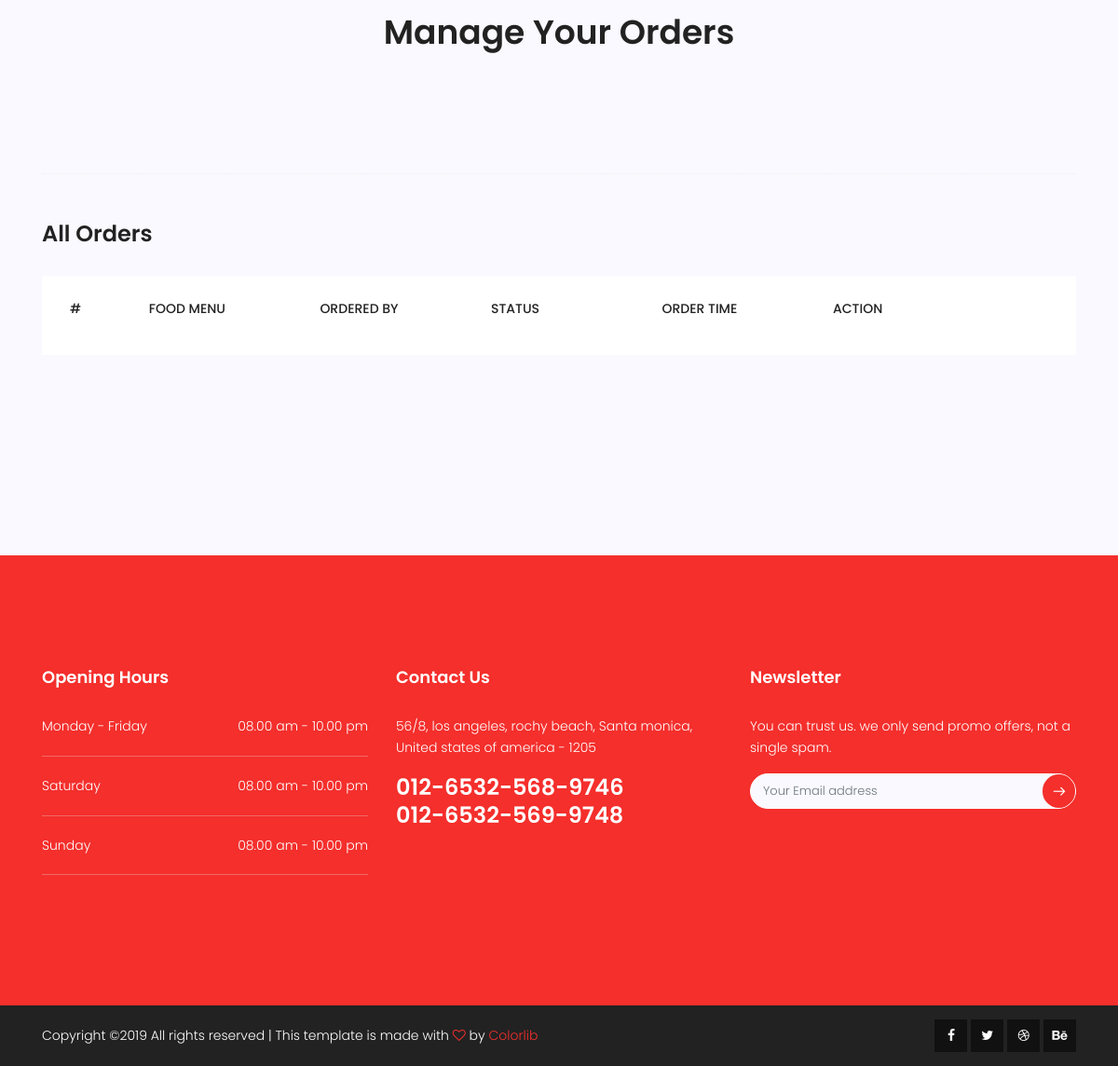
Page /orders/admin-orders/ (signed in, lower part) on the earlier database version.
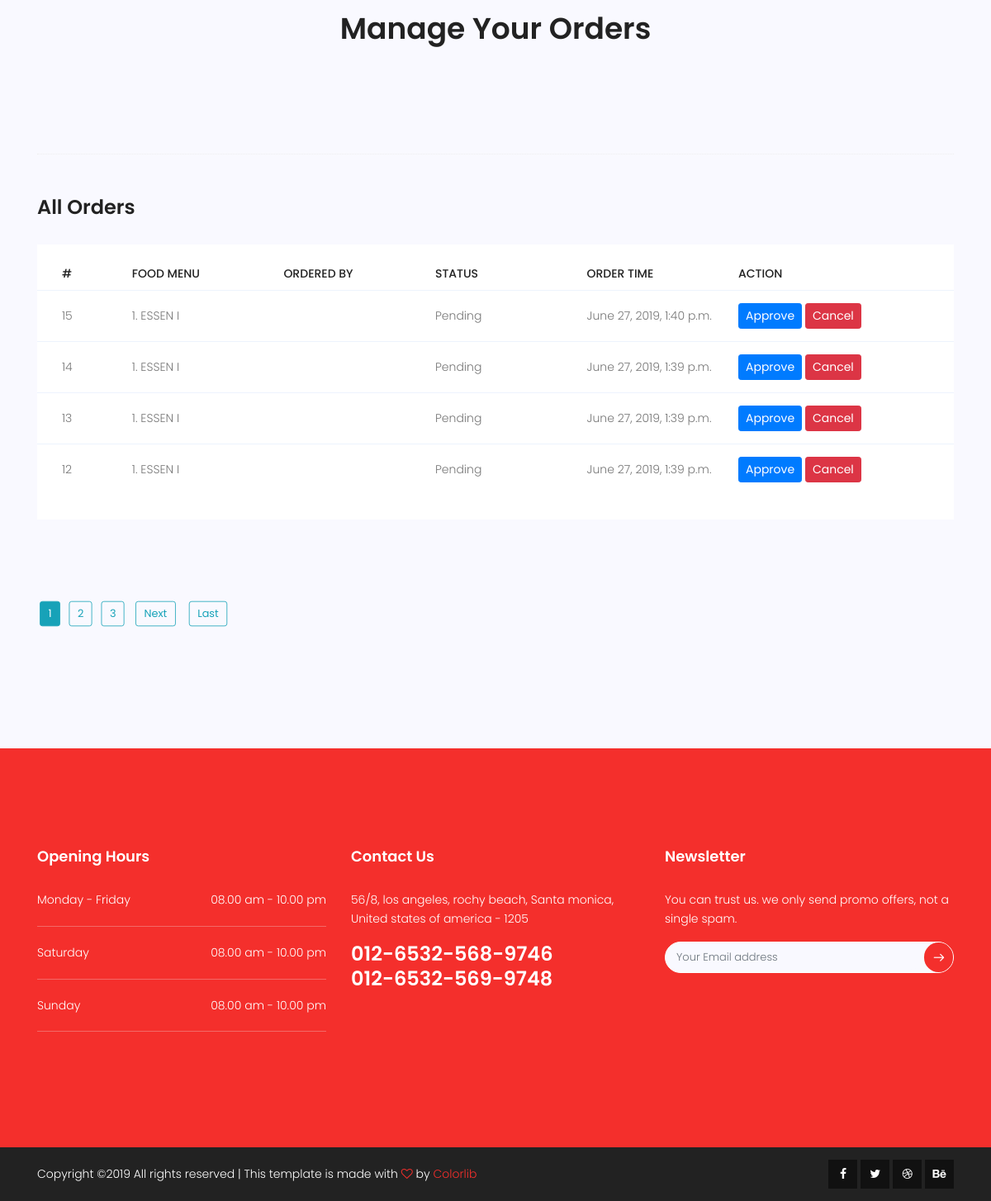
Same page on the later database version.
### orders/models.py (models this page shows)
class Order(models.Model):
    customer  = models.ForeignKey(Customer, on_delete = models.CASCADE)
    menu      = models.ManyToManyField(Menu)
    status    = models.CharField(max_length=120, choices=STATUS_CHOICES, default="Pending")
    timestamp = models.DateTimeField(auto_now_add=True, auto_now=False)
    update    = models.DateTimeField(auto_now_add=False, auto_now=True)

### menus/models.py (models this page shows, shortened)
class Menu(models.Model):
    title           = models.CharField(max_length=50)
    description     = models.TextField(null=True, blank=True)
    category        = models.CharField(max_length=120, choices=CATEGORY_CHOICES)
    status          = models.CharField(max_length=120, choices=STATUS_CHOICES, default="Not Available")
    calories        = models.DecimalField(max_digits=100, decimal_places=2, default=0.00)
    price_student   = models.DecimalField(max_digits=100, decimal_places=2, default=0.00)
    price_guest     = models.DecimalField(max_digits=100, decimal_places=2, default=0.00)
    price_attendant = models.DecimalField(max_digits=100, decimal_places=2, default=0.00)
    day             = models.DateField()
    slug            = models.SlugField(unique=True)
    quantity        = models.IntegerField(default=0)
    timestamp       = models.DateTimeField(auto_now_add=True, auto_now=False)
    update          = models.DateTimeField(auto_now_add=False, auto_now=True)

### orders/views.py (the view)
# urls.py: path('admin-orders/', views.AllOrdersView.as_view(), name="admin-orders"),
class AllOrdersView(LoginRequiredMixin, ListView):
    template_name = "admin_temp/order/orders.html"
    model = Order
    ordering = ['-timestamp']
    paginate_by = 4
    def get_queryset(self):
        query_set = super().get_queryset()
        return query_set.select_related('customer')

### templates/admin_temp/order/orders.html (shortened to what this page needs)
{% extends '../base.html' %}
{% block content %}
<section class="menu-area section-gap" id="menu">
        <div class="container">
            <div class="row d-flex justify-content-center">
                <div class="menu-content pb-70 col-lg-8">
                    <div class="title text-center">
                        <h1 class="mb-10">Manage Your Orders</h1>
                    </div>
                </div>
            </div>
            <div class="filters-content">
                <div class="row grid">
                    <div class="col-md-12 all">
                        <div class="section-top-border">
                            <h3 class="mb-30">All Orders</h3>
                            <div class="progress-table-wrap">
                                <div class="progress-table">
                                    <div class="table-head">
                                        <div class="serial">#</div>
                                        <div class="visit">Food Menu</div>
                                        <div class="visit">Ordered By</div>
                                        <div class="visit">Status</div>
                                        <div class="visit">Order Time</div>
                                        <div class="country">Action</div>
                                    </div>
                                    {% for order in object_list %}
                                    <div class="table-row">
                                        <div class="serial">{{ order.id }}</div>
                                        <div class="visit">
                                            {% for item in order.menu.all %}
                                               {{forloop.counter}}. {{ item.title }}<br>
                                            {% endfor %}
                                        </div>
                                        <div class="visit">{{ order.customer.user.username }}</div>
                                        <div class="visit">{{ order.status }}</div>
                                        <div class="visit">{{ order.timestamp }}</div>
                                        <div class="country">
                                            <form action="{% url 'orders:order-action' order.id %}" method="post">
                                                {% if order.status == 'Pending' %}
                                                <input type="submit" name="action" value="Approve" class="btn btn-primary btn-sm" />
                                                <input type="submit" name="action" value="Cancel" class="btn btn-danger btn-sm" />
                                                {% elif order.status == 'Aproved' %}
                                                <input type="submit" name="action" value="Cancel" class="btn btn-danger btn-sm" />
                                                {% endif %}
                                            </form>
                                        </div>
                                    </div>
                                    {% endfor %}
                                </div>
                            </div>
                        </div>
                    </div>
                </div>
            </div>
            <br /><br />
            {% if is_paginated %}
                {% for num in page_obj.paginator.page_range %}
                    {% if page_obj.number == num %}
                        <a class="btn btn-info mb-4" href="?page={{ num }}">{{ num }}</a>
                    {% elif num > page_obj.number|add:'-3' and num < page_obj.number|add:'3' %}
                        <a class="btn btn-outline-info mb-4" href="?page={{ num }}">{{ num }}</a>
                    {% endif %}
                {% endfor %}
                {% if page_obj.has_next %}
                    <a class="btn btn-outline-info mb-4" href="?page={{ page_obj.next_page_number }}">Next</a>
                    <a class="btn btn-outline-info mb-4" href="?page={{ page_obj.paginator.num_pages }}">Last</a>
                {% endif %}
            {% endif %}
        </div>
    </section>
{% endblock %}

### templates/admin_temp/base.html (shortened to what this page needs)
{% load static %}
<!DOCTYPE html>
	<html lang="zxx" class="no-js">
	<head>
        <link rel="stylesheet" href="https://cdnjs.cloudflare.com/ajax/libs/font-awesome/4.7.0/css/font-awesome.min.css">
        <link rel="stylesheet" href="{% static 'css/linearicons.css' %}">
        <link rel="stylesheet" href="{% static 'css/font-awesome.min.css' %}">
        <link rel="stylesheet" href="{% static 'css/bootstrap.css' %}">
        <link rel="stylesheet" href="{% static 'css/magnific-popup.css' %}">
        <link rel="stylesheet" href="{% static 'css/jquery-ui.css' %}">
        <link rel="stylesheet" href="{% static 'css/nice-select.css' %}">
        <link rel="stylesheet" href="{% static 'css/animate.min.css' %}">
        <link rel="stylesheet" href="{% static 'css/owl.carousel.css' %}">
        <link rel="stylesheet" href="{% static 'css/main.css' %}">
	</head>
	<body>
        {% block content %}
        {% endblock %}
        {% include './common/footer.html' %}
    </body>
    </html>

### templates/admin_temp/common/footer.html (shortened to what this page needs)
<footer class="footer-area">
    <div class="footer-widget-wrap">
        <div class="container">
            <div class="row section-gap">
                <div class="col-lg-4  col-md-6 col-sm-6">
                    <div class="single-footer-widget">
                        <h4>Opening Hours</h4>
                        <ul class="hr-list">
                            <li class="d-flex justify-content-between">
                                <span>Monday - Friday</span> <span>08.00 am - 10.00 pm</span>
                            </li>
                            <li class="d-flex justify-content-between">
                                <span>Saturday</span> <span>08.00 am - 10.00 pm</span>
                            </li>
                            <li class="d-flex justify-content-between">
                                <span>Sunday</span> <span>08.00 am - 10.00 pm</span>
                            </li>
                        </ul>
                    </div>
                </div>
                <div class="col-lg-4  col-md-6 col-sm-6">
                    <div class="single-footer-widget">
                        <h4>Contact Us</h4>
                        <p>
                            56/8, los angeles, rochy beach, Santa monica, United states of america - 1205
                        </p>
                        <p class="number">
                            012-6532-568-9746 <br>
                            012-6532-569-9748
                        </p>
                    </div>
                </div>
                <div class="col-lg-4  col-md-6 col-sm-6">
                    <div class="single-footer-widget">
                        <h4>Newsletter</h4>
                        <p>You can trust us. we only send promo offers, not a single spam.</p>
                        <div class="d-flex flex-row" id="mc_embed_signup">
                              <form class="navbar-form" action="https://spondonit.us12.list-manage.com/subscribe/post?u=1462626880ade1ac87bd9c93a&amp;id=92a4423d01" method="get">
                                <div class="input-group add-on align-items-center d-flex">
                                      <input class="form-control" name="EMAIL" placeholder="Your Email address" onFocus="this.placeholder = ''" onBlur="this.placeholder = 'Your Email address'" required="" type="email">
                                  <div class="input-group-btn">
                                    <button class="genric-btn"><span class="lnr lnr-arrow-right"></span></button>
                                  </div>
                                </div>
                              </form>
                        </div>
                    </div>
                </div>
            </div>
        </div>
    </div>
    <div class="footer-bottom-wrap">
        <div class="container">
            <div class="row footer-bottom d-flex justify-content-between align-items-center">
                <p class="col-lg-8 col-mdcol-sm-6 -6 footer-text m-0">
Copyright &copy;<script>document.write(new Date().getFullYear());</script> All rights reserved | This template is made with <i class="fa fa-heart-o" aria-hidden="true"></i> by <a href="https://colorlib.com" target="_blank">Colorlib</a>
</p>
                <ul class="col-lg-4 col-mdcol-sm-6 -6 social-icons text-right">
                    <li><a href="#"><i class="fa fa-facebook"></i></a></li>
                    <li><a href="#"><i class="fa fa-twitter"></i></a></li>
                    <li><a href="#"><i class="fa fa-dribbble"></i></a></li>
                    <li><a href="#"><i class="fa fa-behance"></i></a></li>
                </ul>
            </div>
        </div>
    </div>
</footer>

### static/css/main.css (style rules this page uses)
body { color:#777;font-family:"Poppins",sans-serif;font-size:14px;font-weight:300;line-height:1.625em;position:relative }
ol,ul { margin:0;padding:0;list-style:none }
a { -webkit-transition:all 0.3s ease 0s;-moz-transition:all 0.3s ease 0s;-o-transition:all 0.3s ease 0s;transition:all 0.3s ease 0s }
a,a:focus,a:hover { text-decoration:none;outline:0 }
h1,h2,h3,h4,h5,h6 { font-family:"Poppins",sans-serif;color:#222;line-height:1.2em !important;margin-bottom:0;margin-top:0;font-weight:600 }
h1,.h1 { font-size:36px }
h3,.h3 { font-size:24px }
h4,.h4 { font-size:18px }
.mb-10 { margin-bottom:10px }
.mb-30 { margin-bottom:30px }
.pb-70 { padding-bottom:70px }
.text-center { text-align:center }
.section-top-border { padding:50px 0;border-top:1px dotted #eee }
h1 { font-size:36px }
h3 { font-size:24px }
h4 { font-size:18px }
h1,h2,h3,h4,h5,h6 { line-height:1.5em }
.genric-btn { display:inline-block;outline:none;line-height:40px;padding:0 30px;font-size:.8em;text-align:center;text-decoration:none;font-weight:500;cursor:pointer;-webkit-transition:all 0.3s ease 0s;-moz-transition:all 0.3s ease 0s;-o-transition:all 0.3s ease 0s;transition:all 0.3s ease 0s }
.progress-table { background:#fff;padding:15px 0px 30px 0px;min-width:800px }
.progress-table .serial { width:11.83%;padding-left:30px }
.progress-table .country { width:28.07% }
.progress-table .visit { width:19.74% }
.progress-table .table-head { display:flex }
.progress-table .table-head .serial,.progress-table .table-head .country,.progress-table .table-head .visit,.progress-table .table-head .percentage { color:#222;line-height:40px;text-transform:uppercase;font-weight:500 }
.progress-table .table-row { padding:15px 0;border-top:1px solid #edf3fd;display:flex }
.progress-table .table-row .serial,.progress-table .table-row .country,.progress-table .table-row .visit,.progress-table .table-row .percentage { display:flex;align-items:center }
.section-gap { padding:120px 0 }
.menu-area { background:#f9f9ff }
.menu-area .filters-content { margin-top:50px }
.footer-area h4 { padding-bottom:30px }
.footer-area .number { color:#fff;font-size:24px;font-weight:600;line-height:30px }
.footer-area .genric-btn { background:#f42f2c;border:none;border-radius:57px;height:36px;line-height:41px }
.footer-area .single-footer-widget h4 { color:#fff }
.footer-widget-wrap { background:#f42f2c;color:#fff }
.single-footer-widget .navbar-form { width:100% }
.single-footer-widget .navbar-form .form-control { border:none;border-radius:20px;font-size:13px;background-color:#f9f9ff;border:1px solid #f9f9ff }
.single-footer-widget .navbar-form .add-on { background:#f9f9ff;border-radius:20px;border:1px solid #fff }
.single-footer-widget .navbar-form .genric-btn { padding:0px }
.single-footer-widget .navbar-form .lnr { padding:11px;font-weight:900;font-size:13px !important;color:#fff }
.single-footer-widget .hr-list li { margin-bottom:20px;padding-bottom:20px;border-bottom:1px solid rgba(238,238,238,0.3) }
.footer-bottom-wrap { background:#222;color:#fff }
.footer-bottom { padding:15px 0px }
.footer-bottom .social-icons li { display:inline-block }
.footer-bottom .social-icons li a { display:inline-block;width:35px;height:35px;line-height:35px;text-align:center;background:#111111;color:#fff;-webkit-transition:all 0.3s ease 0s;-moz-transition:all 0.3s ease 0s;-o-transition:all 0.3s ease 0s;transition:all 0.3s ease 0s }
.footer-text a,.footer-text i { color:#f42f2c }

Differences in the rows shown:
added Order: id "15", status "Pending", timestamp "June 27, 2019, 1:40 p.m."
now on this page (row unchanged): Menu: title "ESSEN I"
added Order: id "14", status "Pending", timestamp "June 27, 2019, 1:39 p.m."
added Order: id "13", status "Pending", timestamp "June 27, 2019, 1:39 p.m."
added Order: id "12", status "Pending", timestamp "June 27, 2019, 1:39 p.m."
Other differences:
new list line: "1"
new list line: "2"
new list line: "3"
text now shown: "Next Last"
